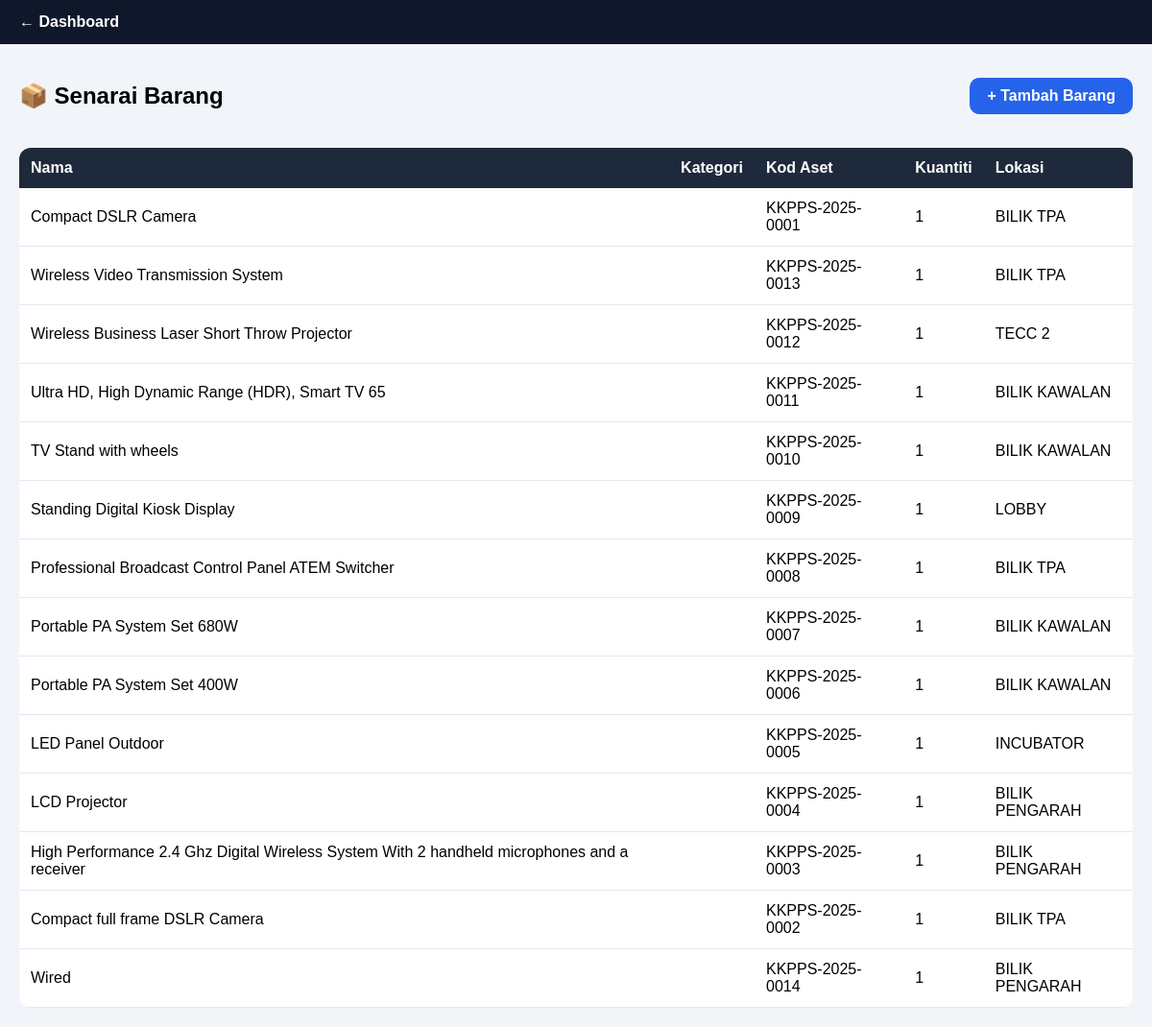
Screenshot of /barang_list.php (signed in) with the database file from the repository.
### tables this page shows
CREATE TABLE `barang_list` (
  `barang_id` int(11) NOT NULL,
  `barang_nama` varchar(150) NOT NULL,
  `kategori` varchar(100) DEFAULT NULL,
  `kod_aset` varchar(100) DEFAULT NULL,
  `kuantiti` int(11) DEFAULT 1,
  `lokasi` varchar(150) DEFAULT NULL,
  `status` varchar(20) DEFAULT 'AVAILABLE',
  `created_at` timestamp NULL DEFAULT current_timestamp()
);

### barang_list.php (the view, shortened to what this page needs)
<?php
include "db.php";
$stmt = $conn->query("SELECT * FROM barang_list ORDER BY created_at DESC");
$barangs = $stmt->fetchAll(PDO::FETCH_ASSOC);
?>
<!DOCTYPE html>
<html>
<head>
</head>
<body>
<div class="navbar">
    <div>
        <a href="barang_dashboard.php">← Dashboard</a>
    </div>
</div>
<div class="container">
<div class="header">
    <h2>📦 Senarai Barang</h2>
    <?php if($_SESSION['role']==='admin'): ?>
        <a href="barang_add.php" class="btn">+ Tambah Barang</a>
    <?php endif; ?>
</div>
<table>
<tr>
    <th>Nama</th>
    <th>Kategori</th>
    <th>Kod Aset</th>
    <th>Kuantiti</th>
    <th>Lokasi</th>
</tr>
<?php foreach($barangs as $b): ?>
<tr>
    <td><?= htmlspecialchars($b['barang_nama']) ?></td>
    <td><?= htmlspecialchars($b['kategori']) ?></td>
    <td><?= htmlspecialchars($b['kod_aset']) ?></td>
    <td><?= htmlspecialchars($b['kuantiti']) ?></td>
    <td><?= htmlspecialchars($b['lokasi']) ?></td>
</tr>
<?php endforeach; ?>
</table>
</div>
</body>
</html>

### barang_list.php (style rules this page uses)
* { box-sizing:border-box; }
body { margin:0; font-family:Arial; background:#f1f5f9; }
.navbar { background:#0f172a; padding:14px 20px; color:white; display:flex; justify-content:space-between; align-items:center; }
.navbar a { color:white; text-decoration:none; margin-right:15px; font-weight:bold; }
.container { padding:20px; }
.header { display:flex; justify-content:space-between; align-items:center; margin-bottom:20px; }
.btn { padding:10px 18px; border-radius:10px; background:#2563eb; color:white; text-decoration:none; font-weight:bold; display:inline-block; }
table { width:100%; border-collapse:collapse; background:white; border-radius:12px; overflow:hidden; }
th { background:#1e293b; color:white; padding:12px; text-align:left; }
td { padding:12px; border-bottom:1px solid #e2e8f0; }

### rows the page displays
barang_list: barang_nama "Compact DSLR Camera", kod_aset "KKPPS-2025-0001", kuantiti "1", lokasi "BILIK TPA"
barang_list: barang_nama "Wireless Video Transmission System", kod_aset "KKPPS-2025-0013", kuantiti "1", lokasi "BILIK TPA"
barang_list: barang_nama "Wireless Business Laser Short Throw Projector", kod_aset "KKPPS-2025-0012", kuantiti "1", lokasi "TECC 2"
barang_list: barang_nama "Ultra HD, High Dynamic Range (HDR), Smart TV 65", kod_aset "KKPPS-2025-0011", kuantiti "1", lokasi "BILIK KAWALAN"
barang_list: barang_nama "TV Stand with wheels", kod_aset "KKPPS-2025-0010", kuantiti "1", lokasi "BILIK KAWALAN"
barang_list: barang_nama "Standing Digital Kiosk Display", kod_aset "KKPPS-2025-0009", kuantiti "1", lokasi "LOBBY"
barang_list: barang_nama "Professional Broadcast Control Panel ATEM Switcher", kod_aset "KKPPS-2025-0008", kuantiti "1", lokasi "BILIK TPA"
barang_list: barang_nama "Portable PA System Set 680W", kod_aset "KKPPS-2025-0007", kuantiti "1", lokasi "BILIK KAWALAN"
barang_list: barang_nama "Portable PA System Set 400W", kod_aset "KKPPS-2025-0006", kuantiti "1", lokasi "BILIK KAWALAN"
barang_list: barang_nama "LED Panel Outdoor", kod_aset "KKPPS-2025-0005", kuantiti "1", lokasi "INCUBATOR"
barang_list: barang_nama "LCD Projector", kod_aset "KKPPS-2025-0004", kuantiti "1", lokasi "BILIK PENGARAH"
barang_list: barang_nama "High Performance 2.4 Ghz Digital Wireless System With 2 handheld microphones and a receiver", kod_aset "KKPPS-2025-0003", kuantiti "1", lokasi "BILIK PENGARAH"
barang_list: barang_nama "Compact full frame DSLR Camera", kod_aset "KKPPS-2025-0002", kuantiti "1", lokasi "BILIK TPA"
barang_list: barang_nama "Wired", kod_aset "KKPPS-2025-0014", kuantiti "1", lokasi "BILIK PENGARAH"
